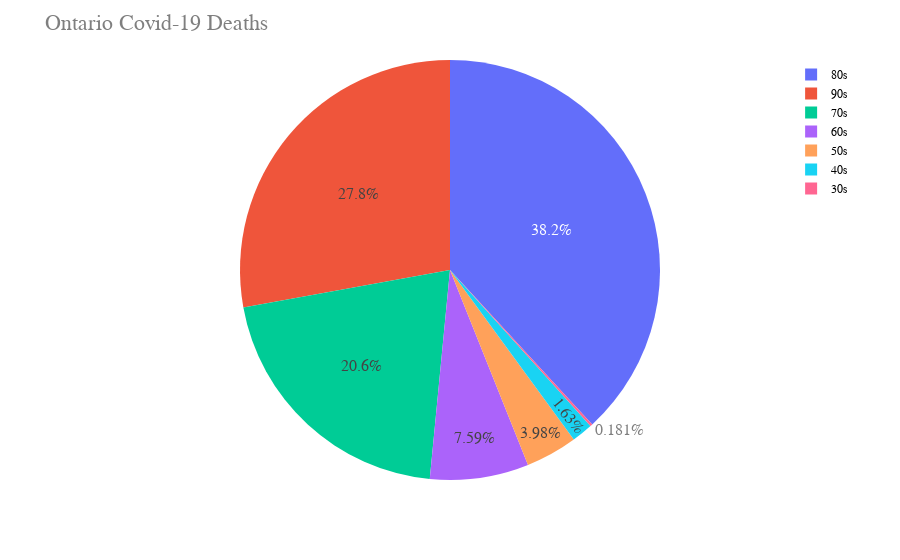

Notebook cell for this chart:
### Code cell
figpie = px.pie(dffatal, values='Number of Dead', names='Age_Group', title='')
figpie.update_layout(
    title="Ontario Covid-19 Deaths",
    font=dict(
        family="Courier New, monospace",
        size=16,
        color="#7f7f7f"
    ),
    legend=dict(
        font=dict(
            family="sans-serif",
            size=12,
            color="black"
        )
    )
)
figpie.show()
figpie.write_html("Ontariopie.html")

### Figure 1 — Plotly figure (JSON) as saved in the notebook; plotly's stock layout.template omitted (floating-point values rounded to 4 significant figures)
{"data": [{"domain": {"x": [0, 1], "y": [0, 1]}, "hoverlabel": {"namelength": 0}, "hovertemplate": "Age_Group=%{label}<br>Number of Dead=%{value}", "labels": ["30s", "40s", "50s", "60s", "70s", "80s", "90s"], "legendgroup": "", "name": "", "showlegend": true, "type": "pie", "values": [1, 9, 22, 42, 114, 211, 154]}], "layout": {"font": {"color": "#7f7f7f", "family": "Courier New, monospace", "size": 16}, "legend": {"font": {"color": "black", "family": "sans-serif", "size": 12}, "tracegroupgap": 0}, "margin": {"t": 60}, "title": {"text": "Ontario Covid-19 Deaths"}}}
